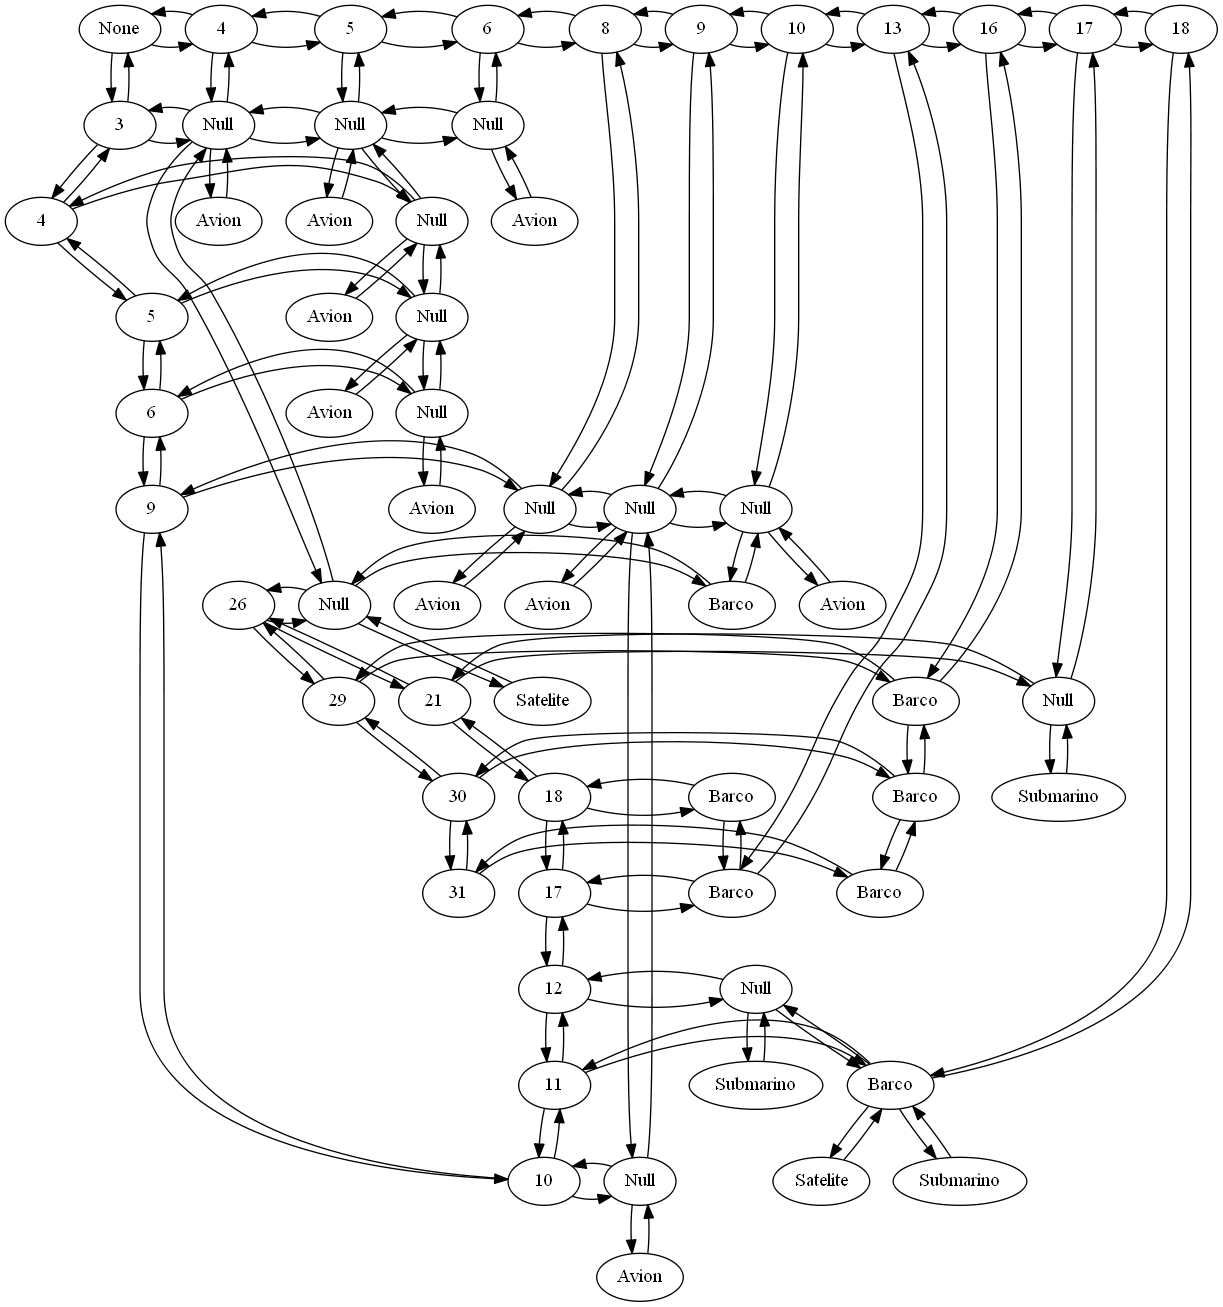

Write Python code to recreate this figure.
from graphviz import Digraph
class Nodo():
	#Nodo de una Matriz dispersa
	def __init__(self,data):
		self.dato = data
		self.x = 0
		self.y = 0
		self.z = 0
		self.derecha = None
		self.izquierda = None
		self.arriba = None
		self.abajo = None
		self.frente = None
		self.atras = None
		self.disparo = 0
#-------------------------------MATRIS DISPERSA ----------------------------------
class Matriz():
	"""docstring for matriz"""
	def __init__(self):
		self.cabeza = Nodo(None)
								
	#------------------------Busquedas en cabezeras
	def BuscarX(self,x):
		nodotemp = self.cabeza
		while nodotemp != None:
			if nodotemp.x == x:
				return nodotemp
			nodotemp = nodotemp.derecha
	
	def BuscarY(self,y):
		nodotemp = self.cabeza
		while nodotemp != None:
			if nodotemp.y == y:
				return nodotemp
			nodotemp = nodotemp.abajo			
	#METODO Insertar-------------------------------------------------------------------
	def Insertar(self,x,y,z,data):
		nuevoz = Nodo(data)
		if z == 0:
			nuevo = Nodo(data)
		else:
			nuevo = Nodo("Null")
			nuevoz.x = x 
			nuevoz.y = y 
			nuevoz.z = z 	
		busqueda = self.Buscar(x,y,z)
		if busqueda == None:
			nuevo.x = x
			nuevo.y = y
			cabezeraX = self.BuscarX(x)
			cabezeraY = self.BuscarY(y)
			# Si no existen las cabezeras se crean 

			if cabezeraX == None:  # Cabezera en x 
				
				buscador = self.cabeza
				cabezeraX = Nodo(x)
				cabezeraX.x = x
				cabezeraX.y = 0
				while int(buscador.x)  < int(x) and buscador.derecha != None :
					if buscador.derecha.x < x:
						buscador = buscador.derecha
					else:
						break	
				
				if buscador.derecha != None:   #Si la cabezara va en medio 				
					buscador.derecha.izquierda = cabezeraX
					cabezeraX.derecha = buscador.derecha

				buscador.derecha = cabezeraX
				cabezeraX.izquierda = buscador
			
			if cabezeraY == None: # Cabezera en y 
				buscador = self.cabeza
				cabezeraY = Nodo(y)
				cabezeraY.y = y
				cabezeraY.x = 0
				while buscador.y < y and buscador.abajo != None :
					if buscador.abajo.y < y: 
						buscador = buscador.abajo
					else:
						break	
				if buscador.abajo != None:		
					buscador.abajo.arriba = cabezeraY
					cabezeraY.abajo = buscador.abajo
				buscador.abajo = cabezeraY
				cabezeraY.arriba = buscador	
			# Casos de Insercion
			#Busqueda de nodoanterior
			while cabezeraX.y < y and cabezeraX.abajo != None:
					if cabezeraX.abajo.y < y: 
						cabezeraX = cabezeraX.abajo
					else:
						break	
			while cabezeraY.x < x and cabezeraY.derecha != None:
					if cabezeraY.derecha.x < x:
						cabezeraY = cabezeraY.derecha
					else:
						break	
			#Caso insercion en medio
			if cabezeraX.abajo != None:
				cabezeraX.abajo.arriba = nuevo
				nuevo.abajo = cabezeraX.abajo
			if cabezeraY.derecha != None:
				cabezeraY.derecha.izquierda = nuevo 
				nuevo.derecha = cabezeraY.derecha
			cabezeraX.abajo = nuevo
			nuevo.arriba = cabezeraX
			cabezeraY.derecha = nuevo
			nuevo.izquierda = cabezeraY
			busqueda = nuevo
			#Comprobar busquedas en Z =) 
		if busqueda.dato == "Null" and z==0:
			busqueda.dato = data
		busqueda2 = self.busquedaFull(x,y,z)
		if busqueda2 == None : 
			if z > 0:
				profundidad = busqueda
				while profundidad.z < z and profundidad.frente != None:
					if profundidad.frente.z < z:
						profundidad = profundidad.frente
					else:
						break
				if profundidad.frente != None:
					profundidad.frente.atras = nuevoz
					nuevoz.frente = profundidad.frente
				profundidad.frente = nuevoz
				nuevoz.atras = profundidad

			if z < 0 :
				profundidad = busqueda
				while profundidad.z > z and profundidad.atras != None:
					if profundidad.atras.z > z :
						profundidad = profundidad.atras
					else:
						break
				if profundidad.atras != None:
					profundidad.atras.frente = nuevoz
					nuevoz.atras = profundidad.atras
				profundidad.atras = nuevoz
				nuevoz.frente = profundidad	



	# Imprimir En planp -------------------------------------------------------
	def Imprimir(self):
		aux = self.cabeza
		while aux != None:
			auxt = aux
			while auxt != None:		 
				print("Estoy en el nodo y : " + str(auxt.y) + " x: " + str(auxt.x) + "Con :" + str(auxt.dato))
				auxt = auxt.derecha
			aux = aux.abajo
	def Buscar(self,x,y,z):
		aux = self.cabeza
		while aux != None:
			auxt = aux
			while auxt != None:
				if ( auxt.x == x and auxt.y == y):
					return auxt
				auxt = auxt.derecha
			aux = aux.abajo 
	def Graficar(self,nombre):
		dot = Digraph()		
		aux = self.cabeza
		
		while aux != None:
			auxt = aux
			rank = "{ rank = same; "	
			while auxt != None:
				#dot.attr("graph",style='filled')
				aux3 = auxt 
				dot.node(str(self.GetNombre(auxt)),str(auxt.dato))
				while aux3 != None:
					dot.node(str(self.GetNombre(aux3)),str(aux3.dato))
					if aux3.frente != None:
						dot.edge(str(self.GetNombre(aux3)),str(self.GetNombre(aux3.frente)))
					if aux3.atras != None:
						dot.edge(str(self.GetNombre(aux3)),str(self.GetNombre(aux3.atras)))	
					aux3 = aux3.frente
				aux3 = auxt.atras
				while aux3 != None:
					dot.node(str(self.GetNombre(aux3)),str(aux3.dato))
					if aux3.frente != None:
						dot.edge(str(self.GetNombre(aux3)),str(self.GetNombre(aux3.frente)))
					if aux3.atras != None:
						dot.edge(str(self.GetNombre(aux3)),str(self.GetNombre(aux3.atras)))	
					aux3 = aux3.atras					
				if auxt.derecha != None:
					dot.edge(str(self.GetNombre(auxt)),str(self.GetNombre(auxt.derecha)))
				if auxt.izquierda != None:
					dot.edge(str(self.GetNombre(auxt)),str(self.GetNombre(auxt.izquierda)))
				if auxt.arriba != None:
					dot.edge(str(self.GetNombre(auxt)),str(self.GetNombre(auxt.arriba)))
				if auxt.abajo != None:
					dot.edge(str(self.GetNombre(auxt)),str(self.GetNombre(auxt.abajo)))			
				rank = rank + " "+str(self.GetNombre(auxt))
				auxt = auxt.derecha
			rank = rank + "}"
			dot.body.append(rank)
			aux = aux.abajo 
		dot.format = 'png' 
		dot.render('cubos/'+nombre+'MatrizDispersa')	
		#print ( dot.source)			
	def GetNombre(sef,nodo):
		nombre = str("X"+str(nodo.x)+"Y"+str(nodo.y)+"Z"+str(nodo.z))
		return nombre
	def busquedaFull(self,x,y,z):
		aux = self.cabeza
		while aux != None:
			auxt = aux
			while auxt != None:
				if ( auxt.x == x and auxt.y == y):
					if auxt.z == z:
						return auxt
					else:
						tempz = auxt
						while tempz != None:
							if tempz.z == z:
								return tempz
							tempz = tempz.frente
						tempz = auxt
						while tempz != None:
							if tempz.z == z :
								return tempz
							tempz = tempz.atras				
				auxt = auxt.derecha
			aux = aux.abajo 
		return None		
	def buscarEnZ(self,z,sepador):
		retorno = ""
		aux = self.cabeza
		while aux != None:
			auxt = aux
			while auxt != None:
				if(auxt.z == z and (auxt.x != 0 and auxt.y != 0 ) and auxt.dato != "Null"):
					retorno = retorno + str(auxt.x) +sepador+str(auxt.y)+"#"+str(auxt.disparo)+"$" 

				tempz = auxt.frente
				
				while tempz != None:
					if tempz.z == z :
						retorno  = retorno +str(tempz.x) +sepador+str(tempz.y)+"#"+str(tempz.disparo)+"$"
					tempz = tempz.frente

					
				tempz = auxt.atras
				while tempz != None:
					if tempz.z == z :
						retorno  = retorno + str(tempz.x) +sepador+str(tempz.y)+"#"+str(tempz.disparo)+"$"					
					tempz = tempz.atras				
				auxt = auxt.derecha
			aux = aux.abajo
		return retorno	 		
	def tiro(self,x,y,z):
		nodo = self.busquedaFull(int(x),int(y),int(z))
		if nodo != None:
			nodo.disparo = 1
	def perdi(self):
		retorno = ""
		aux = self.cabeza
		while aux != None:
			auxt = aux
			while auxt != None:
				if( (auxt.x != 0 and auxt.y != 0 ) and auxt.dato != "Null"):
					if auxt.disparo == 1 and retorno != "False":
						retorno = "True" 
					else:
						retorno = "False"
				tempz = auxt.frente
				
				while tempz != None:
					
					if tempz.disparo == 1 and retorno != "False":
						retorno = "True" 
					else:
						retorno = "False"
					tempz = tempz.frente

					
				tempz = auxt.atras
				while tempz != None:
					if tempz.disparo == 1 and retorno != "False":
						retorno = "True" 
					else:
						retorno = "False"				
					tempz = tempz.atras				
				auxt = auxt.derecha
			aux = aux.abajo
		return retorno			
#MatrizPruebas = Matriz()
#MatrizPruebas.Insertar(3,6,0,"popito")
#MatrizPruebas.Insertar(1,1,0,"holitas")
#MatrizPruebas.Insertar(5,1,0,"holitas")
#MatrizPruebas.Insertar(2,1,0,"repetidosssakjdhsakjdaksj")	
#MatrizPruebas.Insertar(2,3,0,"holitas")
#MatrizPruebas.Insertar(2,1,0,"adios")	
#MatrizPruebas.Insertar(2,1,1,"satelite")
#MatrizPruebas.Insertar(2,1,2,"SuperSatelite")
#MatrizPruebas.Insertar(2,1,-2,"submarido")
#MatrizPruebas.Insertar(2,1,-3,"SuperSubmarino")
#MatrizPruebas.Graficar()
#SuperSubmarino = MatrizPruebas.busquedaFull(1,1,0)
#if SuperSubmarino != None:
#	print ( SuperSubmarino.dato)
